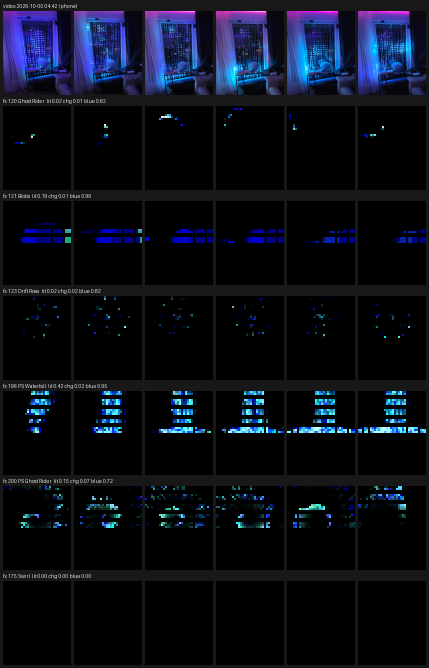
#> input picture curtain/census/2026-10-07/sheet-called.png, 858 x 1336 px (shown at 1/2 size)
$ python gifcrop.py sheet-called.png sheet-crop-top.png
#> lines starting #> are read from the running program, lines starting #| are printed output that depends on the picture
import sys, colorsys, json
from PIL import Image, ImageSequence
im=Image.open(sys.argv[1]); X0,Y0,X1,Y1=75,70,250,450
#> further down, im is the input picture: PIL image 858x1336 RGB; mean R, G, B 10.3, 13.6, 23.7
lit=[];blue=[];white=[];sat=[];val=[];chg=[];prev=None
for fr in ImageSequence.Iterator(im):
    g=fr.convert("RGB").crop((X0,Y0,X1,Y1)); px=g.load(); w,h=g.size; n=w*h
    on=[]; l=[]
    for y in range(h):
        for x in range(w):
            r,gg,b=px[x,y]; m=max(r,gg,b); o=m>150; on.append(o)
            if o: l.append(colorsys.rgb_to_hsv(r/255,gg/255,b/255))
    lit.append(len(l)/n)
    blue.append(sum(1 for h_,s,v in l if 0.5<=h_<=0.72 and s>0.35)/max(1,len(l)))
    white.append(sum(1 for h_,s,v in l if s<0.25)/max(1,len(l)))
    sat.append(sum(s for h_,s,v in l)/max(1,len(l))); val.append(sum(v for h_,s,v in l)/max(1,len(l)))
    if prev: chg.append(sum(1 for a,b in zip(prev,on) if a!=b)/n)
    prev=on
#> this loop made 1 pass
#> (w, h, n) on pass 1: (175, 380, 66500)
#> pass 1, `g = fr.convert('RGB').crop((X0, Y0, X1, Y1))`:
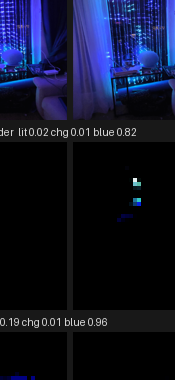
#> g: PIL image 175x380 RGB; mean R, G, B 15.4, 19, 40.9
#> after the loop, blue = [0.924]; chg = []; lit = [0.106]; sat = [0.685]; val = [0.821]; white = [0.0713]
#> (the run stopped early here; a loop or call above may not have finished)

$ run again, on curtain/census/2026-10-07/sheet-top.png
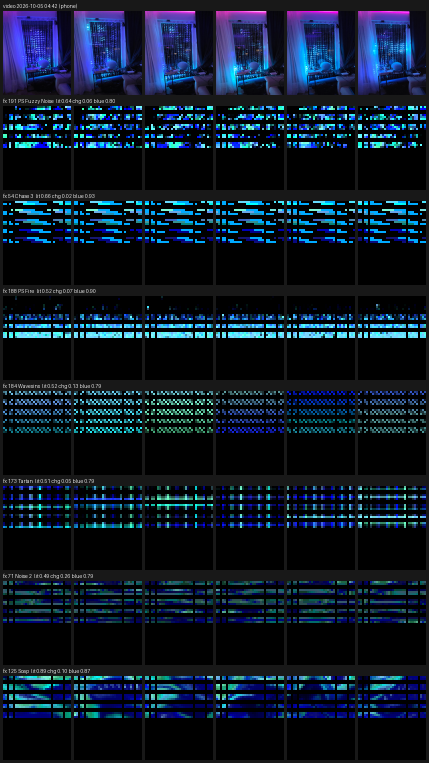
#> input picture curtain/census/2026-10-07/sheet-top.png, 858 x 1526 px (shown at 1/2 size)
#> im is the input picture: PIL image 858x1526 RGB; mean R, G, B 13.4, 25, 40
#> the loop `for fr in ImageSequence.Iterator(im):` made 1 pass
#> (w, h, n) on pass 1: (175, 380, 66500)
#> pass 1, `g = fr.convert('RGB').crop((X0, Y0, X1, Y1))`:
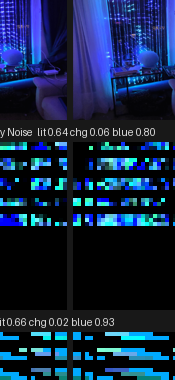
#> g: PIL image 175x380 RGB; mean R, G, B 19.9, 38.3, 68.7
#> after the loop `for fr in ImageSequence.Iterator(im):`: blue = [0.882]; chg = []; lit = [0.213]; sat = [0.764]; val = [0.884]; white = [0.0397]
